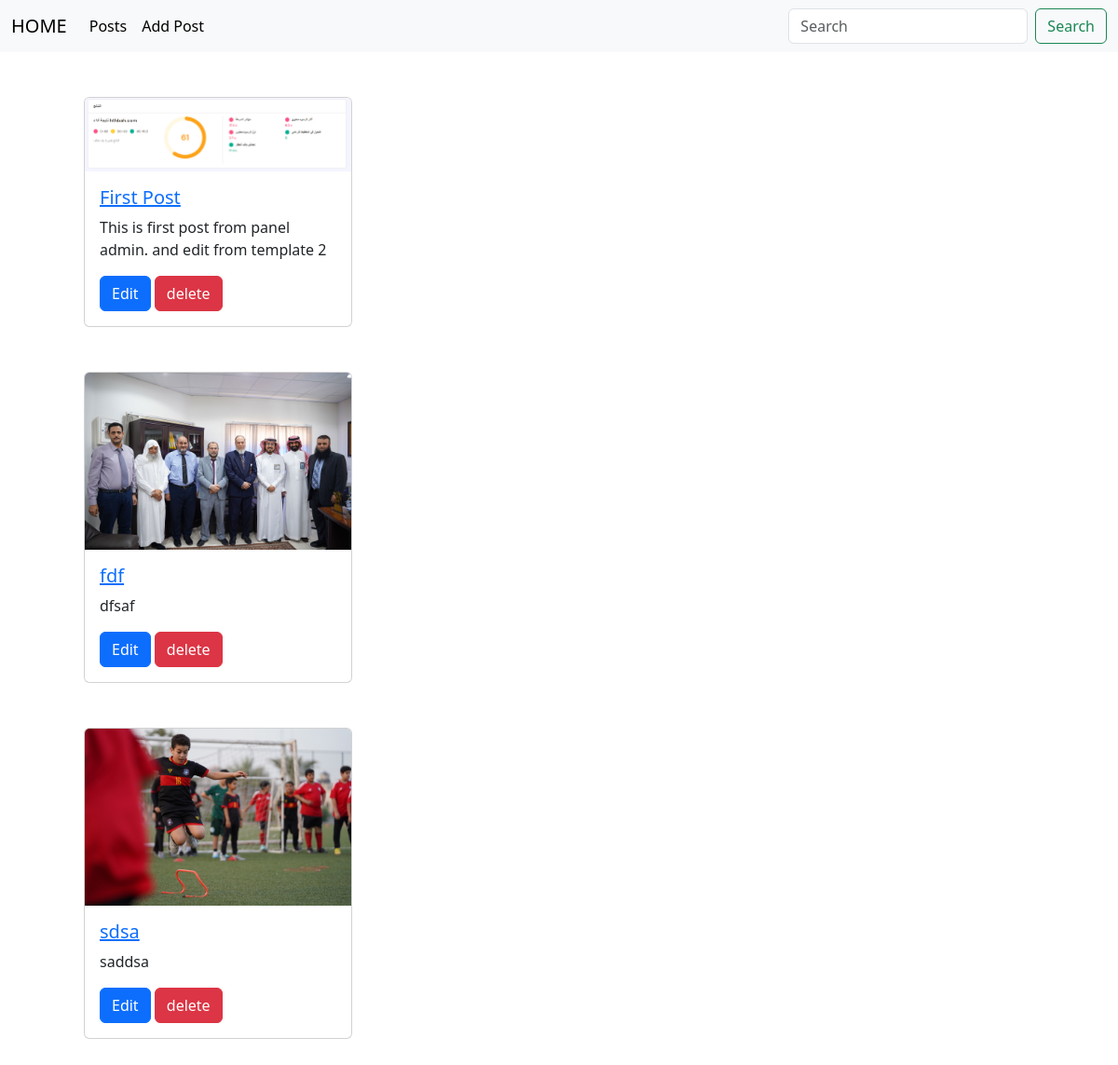
The app's page /, older data.
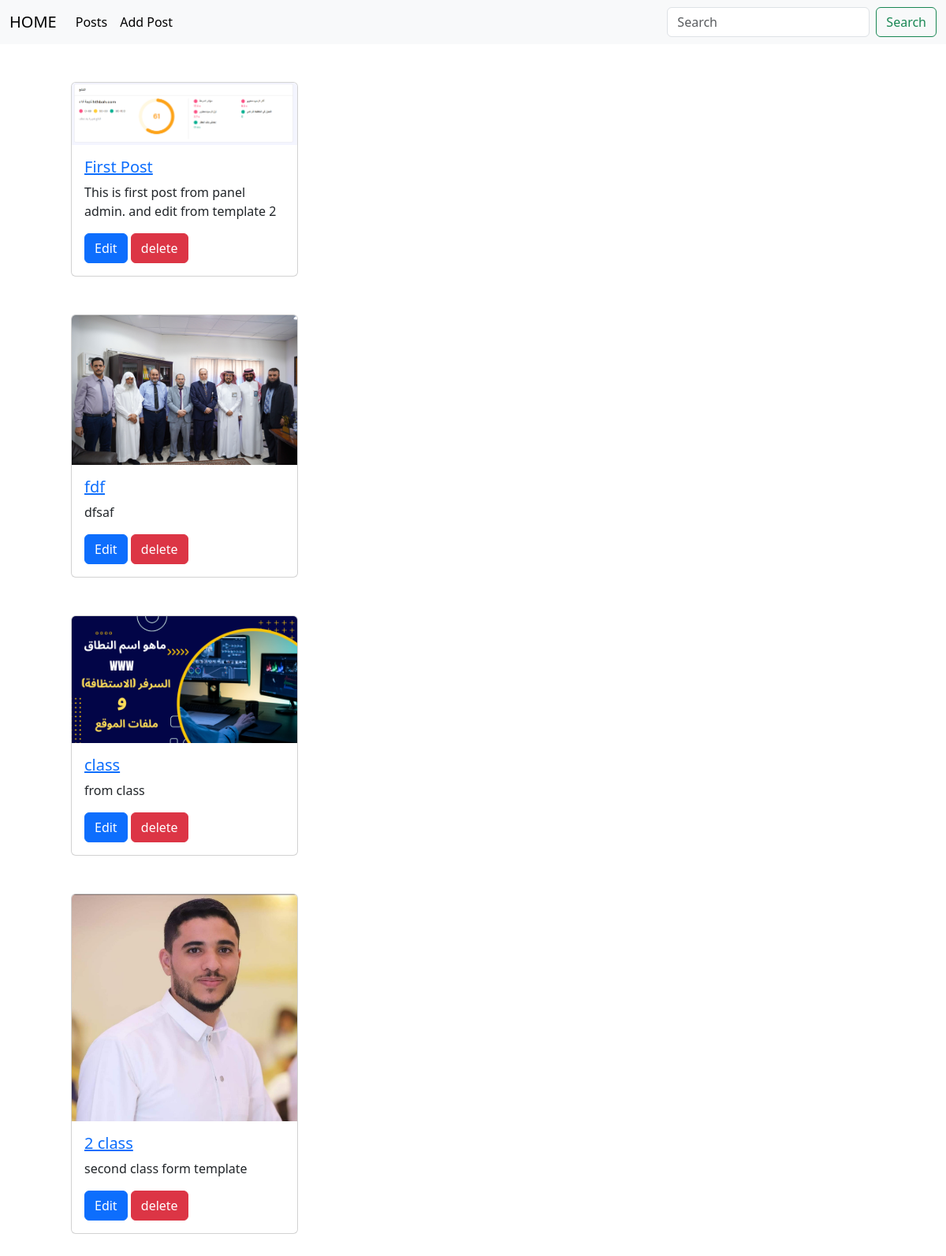
The same page, newer data.
### blog/models.py (models this page shows, shortened)
class Post(models.Model):
    title = models.CharField(max_length=100)
    content = models.TextField(max_length=10000)
    create_date = models.DateTimeField(default=timezone.now)
    draft = models.BooleanField(default=False)
    tags = TaggableManager()
    author = models.ForeignKey(User, on_delete=models.SET_NULL ,blank=True ,null=True ,related_name='post_user')
    image = models.ImageField(upload_to='posts')

### blog/views.py (the view)
# urls.py: path('', PostList.as_view(), name='posts' ),
class PostList(ListView):
    model = Post

### blog/templates/blog/post_list.html (shortened to what this page needs)
<!doctype html>
<html lang="en">
  <head>
    <link href="https://cdn.jsdelivr.net/npm/bootstrap@5.3.0/dist/css/bootstrap.min.css" rel="stylesheet">
  </head>
  <body>
    <nav class="navbar navbar-expand-lg bg-body-tertiary">
        <div class="container-fluid">
          <a class="navbar-brand" href="{% url 'posts' %}">HOME</a>
          <div class="collapse navbar-collapse" id="navbarSupportedContent">
            <ul class="navbar-nav me-auto mb-2 mb-lg-0">
              <li class="nav-item">
                <a class="nav-link active" aria-current="page" href="#">Posts</a>
              </li>
              <li class="nav-item">
                <a class="nav-link active" aria-current="page" href="{% url 'post_create' %}">Add Post</a>
              </li>
            </ul>
            <form class="d-flex" role="search">
              <input class="form-control me-2" type="search" placeholder="Search" aria-label="Search">
              <button class="btn btn-outline-success" type="submit">Search</button>
            </form>
          </div>
        </div>
      </nav>
    <div class="container">
        {% for post in post_list %}
        <div class="card m-5" style="width: 18rem;">
            <img src="{{ post.image.url }}" class="card-img-top">
            <div class="card-body">
              <h5 class="card-title"><a href="{% url 'post_detail' post.pk %}">{{ post.title }}</a></h5>
              <p class="card-text">{{ post.content }}</p>
              <a href="{% url 'post_update' post.pk %}" class="btn btn-primary">Edit</a>
              <a href="{% url 'post_delete' post.pk %}" class="btn btn-danger">delete</a>
            </div>
          </div>
          {% endfor %}
    </div>
  </body>
</html>

Row changes from the older to the newer data that the page shows:
removed Post: image (picture), title "sdsa", content "saddsa"
added Post: image (picture), title "class", content "from class"
added Post: image (picture), title "2 class", content "second class form template"
